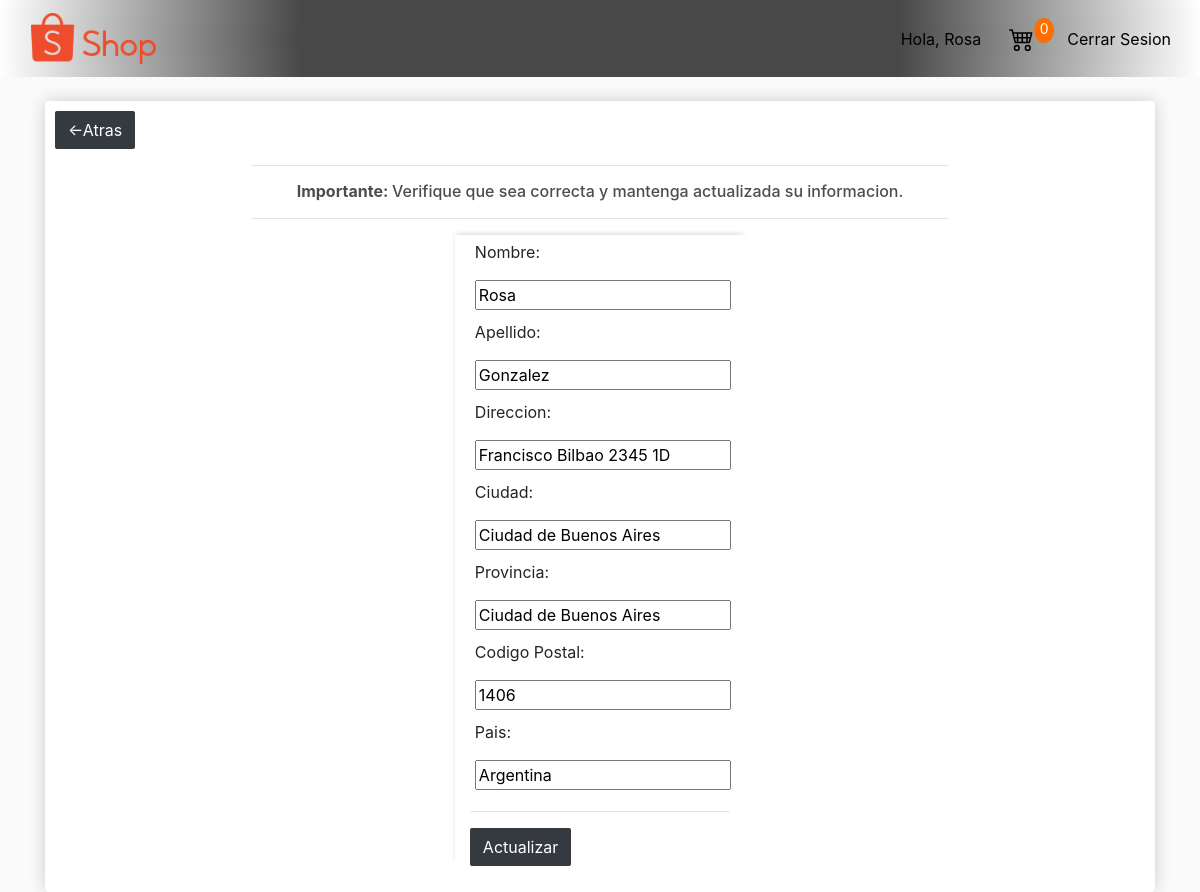
/profile_ship/ (signed in), run on an earlier commit of the app's database.
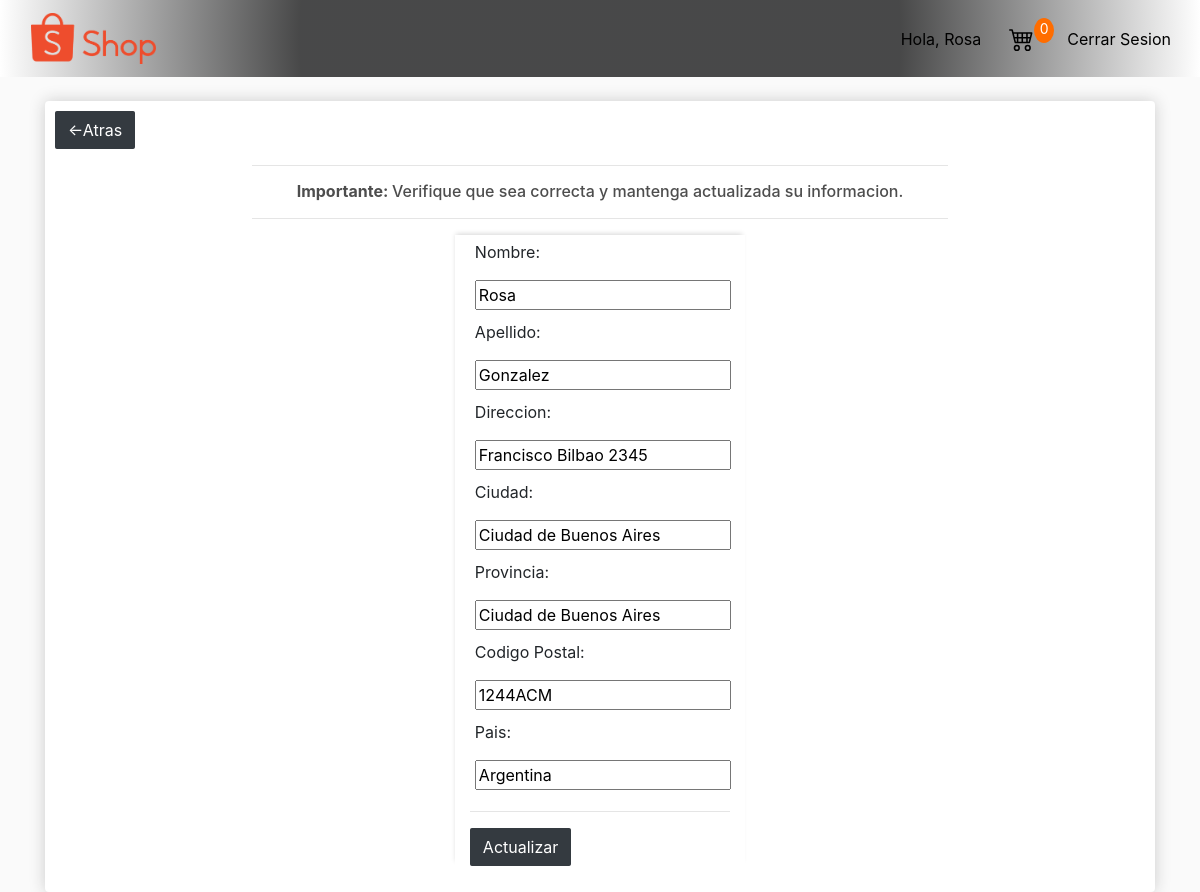
And on a later commit of the database.
### store/models.py (models this page shows, shortened)
class ShippingAddress(models.Model):
    customer = models.ForeignKey(Customer, on_delete=models.SET_NULL, null=True)
    order = models.ForeignKey(Order, on_delete=models.SET_NULL, null=True)
    address = models.CharField(max_length=200, null=False)
    city = models.CharField(max_length=200, null=False)
    state = models.CharField(max_length=200, null=False)
    zipcode = models.CharField(max_length=200, null=False)
    country = models.CharField(max_length=200, null=True)
    date_added = models.DateTimeField(auto_now_add=True)

### store/views.py (the view)
# urls.py: path('profile_ship/', views.profile_ship, name="profile_ship"),
def profile_ship(request):
    customer = request.user.customer
    ship, create = ShippingAddress.objects.get_or_create(customer=customer)
    form2 = CustomerForm2(instance=customer)
    if request.method == "POST":
        form = ShippingForm(request.POST, instance=ship)
        form2 = CustomerForm2(request.POST, request.FILES, instance=customer)
        if form.is_valid() and form2.is_valid():
            ship.save()
            form.save()
            form2.save()
            return redirect('set_profile')
    else:
        form = ShippingForm(instance=ship)
    data = cartdata(request)
    cartitems = data['cartitems']
    order = data['order']
    items = data['items']
    context = {'items': items, 'order': order, 'cartitems': cartitems, 'form': form, 'form2': form2}
    return render(request, 'store/profile_ship.html', context)

### store/forms.py
class ShippingForm(ModelForm):
    class Meta:
        model = ShippingAddress
        fields = '__all__'
        exclude = ['customer', 'order']

class CustomerForm2(ModelForm):
    class Meta:
        model = Customer
        fields = ['first_name', 'last_name']

### store/models.py (called while the page is built)
    @property
    def get_cart_items(self):
        orderitems = self.orderitem_set.all()
        total = sum([item.quantity for item in orderitems])
        return total

### store/utils.py (called while the page is built)
def cartdata(request):
    if request.user.is_authenticated:
        customer = request.user.customer
        order, created = Order.objects.get_or_create(customer=customer, complete=False)
        items = order.orderitem_set.all()
        cartitems = order.get_cart_items
    else:
        cookiedata = cookiecart(request)
        cartitems = cookiedata['cartitems']
        order = cookiedata['order']
        items = cookiedata['items']
    return {'cartitems': cartitems, 'order': order, 'items': items}

### store/templates/store/profile_ship.html (shortened to what this page needs)
{% extends 'store/main.html' %}
{% load static %}
{% block content %}
<div class="box-element">
    <a class="btn btn-dark" href="{% url 'set_profile' %}">&#8592;Atras</a>
    <br>
    <div class="col-lg-8 center-form-tit">
            <hr>
            <h6 ALIGN="center"><strong>Importante: </strong> Verifique que sea correcta y mantenga actualizada su informacion.</h6>
            <hr>
		<div class="col-lg-5 center-form">
            <form method="POST" action="" enctype="multipart/form-data" >
                <div class="form-field">
                    <p>Nombre:</p>
                    {{form2.first_name}}
                </div>
                <div class="form-field">
                    <p>Apellido:</p>
                    {{form2.last_name}}
                </div>
                <div class="form-field">
                    <p>Direccion:</p>
                    {{form.address}}
                </div>
                <div class="form-field">
                    <p>Ciudad:</p>
                    {{form.city}}
                </div>
                <div class="form-field">
                    <p>Provincia:</p>
                    {{form.state}}
                </div>
                <div class="form-field">
                    <p>Codigo Postal:</p>
                    {{form.zipcode}}
                </div>
                <div class="form-field">
                    <p>Pais:</p>
                    {{form.country}}
                </div>
                <hr>
                <input class="btn btn-dark" type="submit" value="Actualizar">
            </form>
        </div>
    </div>
</div>
{% endblock content %}

What changed in the data, as far as the page shows it:
removed ShippingAddress: address "Francisco Bilbao 2345 1D", city "Ciudad de Buenos Aires", state "Ciudad de Buenos Aires", zipcode "1406", country "Argentina"
added ShippingAddress: address "Francisco Bilbao 2345", city "Ciudad de Buenos Aires", state "Ciudad de Buenos Aires", zipcode "1244ACM", country "Argentina"
